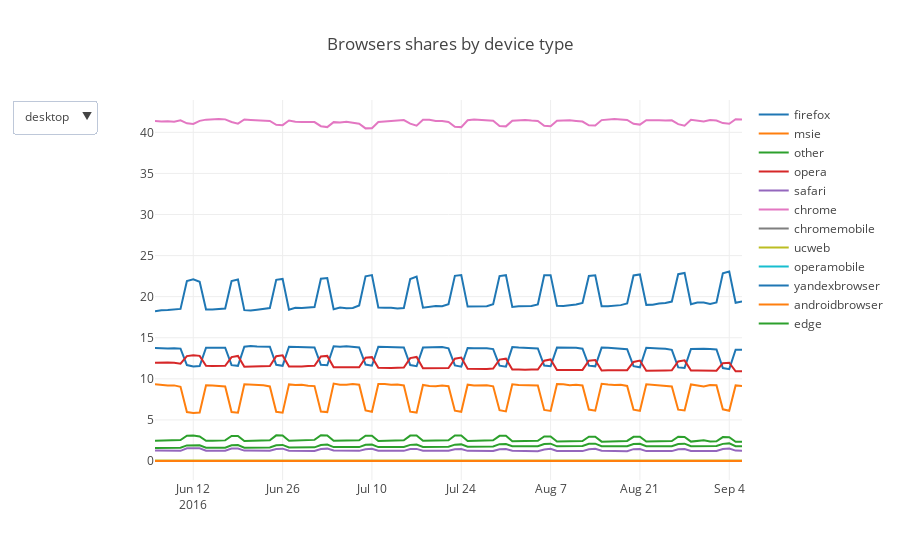

The notebook cell this image was saved under:
### Code cell
device_types = np.append(data.device.unique(), 'all')
browsers = data.browser.unique()

N = len(device_types)
M = len(browsers)

data_plot = []
drop_menus = []

for i in range(N):
    
    for j in range(M):
        
        device_type = device_types[i]
        browser = browsers[j]
        
        if i == N-1:
            df_part = shares_all
        else:
            df_part = shares[shares.index.get_level_values('device') == device_type]
            
        df_part = df_part[df_part.index.get_level_values('browser') == browser]

        trace = go.Scatter(
            x = df_part.index.get_level_values('date'),
            y = df_part.visits.share,
            mode = 'lines',
            name = browser,
            visible = (i == 0)
        )

        data_plot.append(trace)
    
for i in range(N):
    drop_menus.append(
        dict(
            args=['visible', [False]*M*i + [True]*M + [False]*M*(N-1-i)],
            label= device_types[i],
            method='restyle'
        )
    )

layout = go.Layout(
    title='Browsers shares by device type',
    updatemenus=list([
        dict(
            x = -0.1,
            y = 1,
            yanchor = 'top',
            buttons = drop_menus
        )
    ]),
)

fig = go.Figure(data = data_plot, layout = layout)
iplot(fig, show_link = False)
